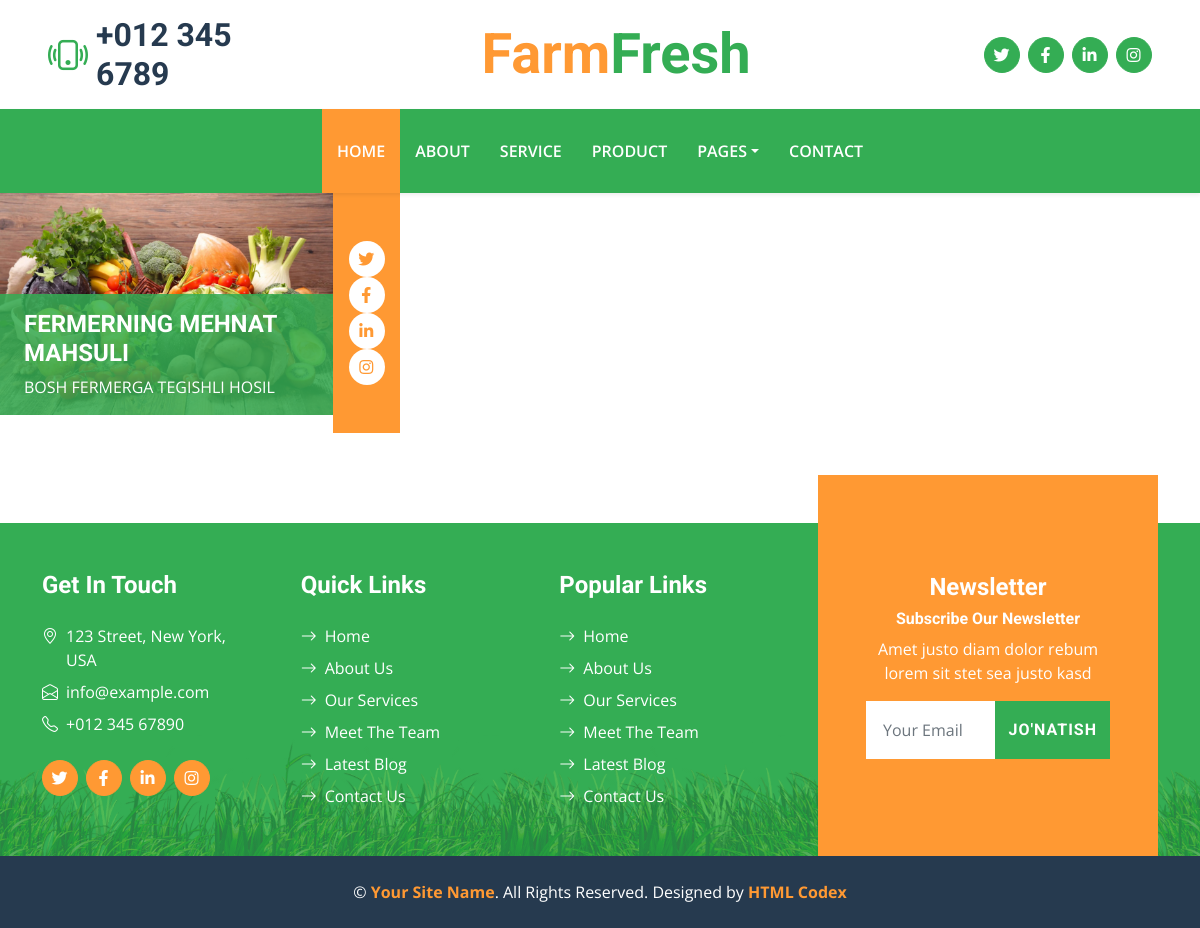
The page /fermers/1 on the database its author committed.
### blog/models.py (models this page shows, shortened)
class Fermer(models.Model):
    name = models.CharField(max_length=200)
    img = models.ImageField(upload_to='index/img')
    bio = models.TextField()

### blog/views.py (the view)
# urls.py: path('fermers/<int:id>', fermersdetailview, name='fermersDetail'),
def fermersdetailview(request,id):
    try:
        fermers=Fermer.objects.get(id=id)
        context = {
            "fermers":fermers
        }
    except fermers.DoesNotExist:
        raise Http404("No fermers found")
    return render(request,"fermers_Detail.html",context=context)

### templates/fermers_Detail.html
{% extends 'base.html' %}
{% load static %}
{% block content %}
<div class="col-lg-4 col-md-6">
                    <div class="row g-0">
                        <div class="col-10">
                            <div class="position-relative">
                                <img class="img-fluid w-100" src={{fermers.img.url}} alt="">
                                <div class="position-absolute start-0 bottom-0 w-100 py-3 px-4" style="background: rgba(52, 173, 84, .85);">
                                    <h4 class="text-white">{{fermers.name}}</h4>
                                    <span class="text-white">{{fermers.bio}}</span>
                                </div>
                            </div>
                        </div>
                        <div class="col-2">
                            <div class="h-100 d-flex flex-column align-items-center justify-content-around bg-secondary py-5">
                                <a class="btn btn-square rounded-circle bg-white" href="#"><i class="fab fa-twitter text-secondary"></i></a>
                                <a class="btn btn-square rounded-circle bg-white" href="#"><i class="fab fa-facebook-f text-secondary"></i></a>
                                <a class="btn btn-square rounded-circle bg-white" href="#"><i class="fab fa-linkedin-in text-secondary"></i></a>
                                <a class="btn btn-square rounded-circle bg-white" href="#"><i class="fab fa-instagram text-secondary"></i></a>
                            </div>
                        </div>
                    </div>
                </div>
{% endblock content %}

### static/css/style.css (style rules this page uses)
:root { --primary: #34AD54; --secondary: #FF9933; --light: #F6FFF2; --dark: #263A4F; }
.btn { font-family: 'Roboto', sans-serif; letter-spacing: 1px; font-weight: 700; transition: .5s; }
.btn-square { width: 36px; height: 36px; }
.btn-square, .btn-sm-square, .btn-lg-square { padding-left: 0; padding-right: 0; text-align: center; }

### templates/base.html (style rules this page uses)
:root { --primary: #34AD54; --secondary: #FF9933; --light: #F6FFF2; --dark: #263A4F; }
.btn { font-family: 'Roboto', sans-serif; letter-spacing: 1px; font-weight: 700; transition: .5s; }
.btn-square { width: 36px; height: 36px; }
.btn-square, .btn-sm-square, .btn-lg-square { padding-left: 0; padding-right: 0; text-align: center; }

### rows shown on the page
Fermer: img (picture), name "FERMERNING MEHNAT MAHSULI", bio "BOSH FERMERGA TEGISHLI HOSIL"
